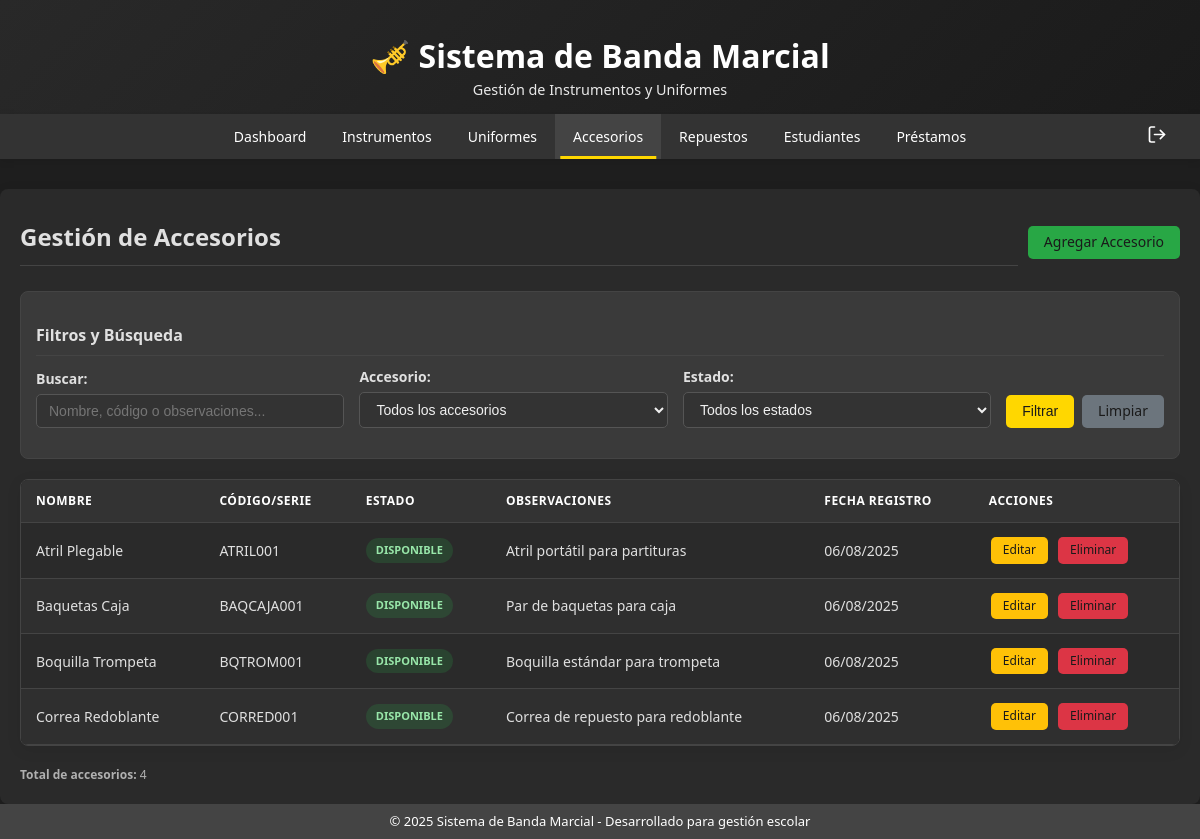
The page /modules/accesorios/index.php (signed in) on the database as committed earlier.
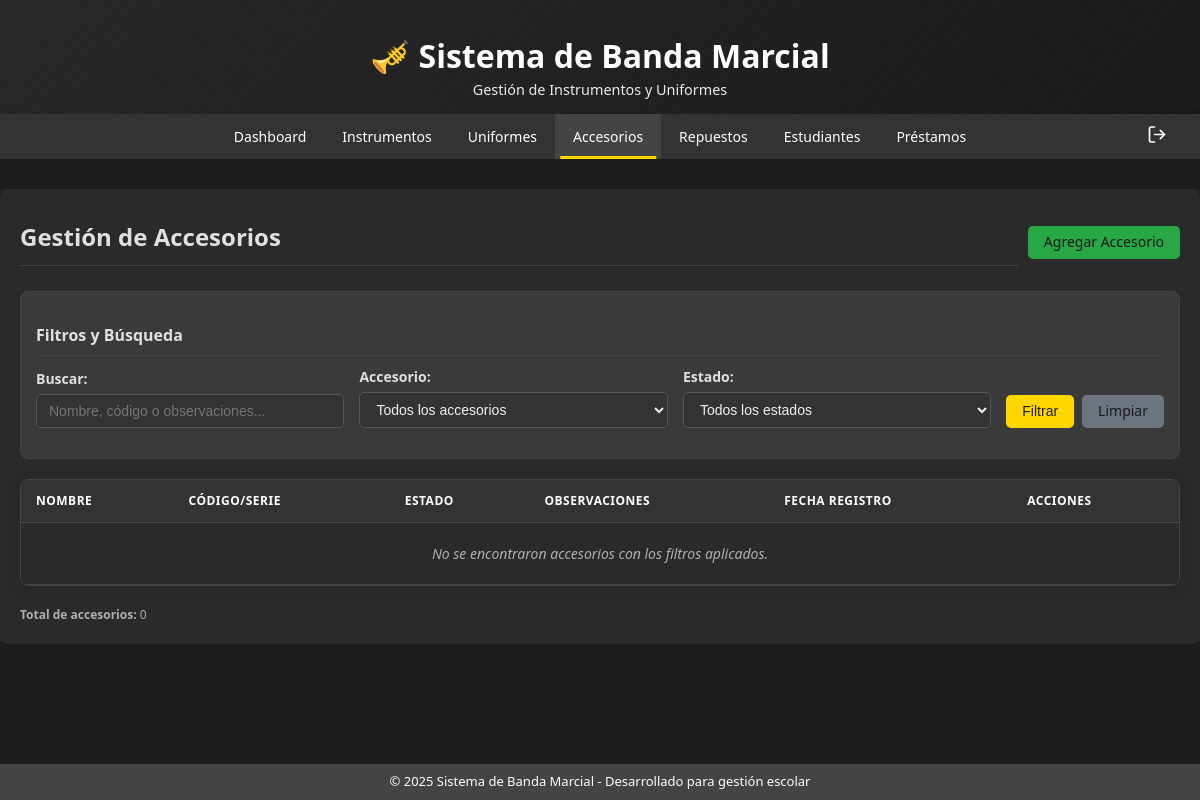
The same page on the database as committed later.
### tables this page shows
CREATE TABLE accesorios (
  id INT AUTO_INCREMENT PRIMARY KEY,
  nombre VARCHAR(100) NOT NULL,
  codigo_serie VARCHAR(50) UNIQUE NOT NULL,  
  estado ENUM('Disponible', 'Prestado', 'Dañado', 'En reparación') DEFAULT 'Disponible',  
  observaciones TEXT,
  fecha_registro TIMESTAMP DEFAULT CURRENT_TIMESTAMP,
  fecha_actualizacion TIMESTAMP DEFAULT CURRENT_TIMESTAMP ON UPDATE CURRENT_TIMESTAMP
);

### modules/accesorios/index.php (the view, shortened to what this page needs)
<?php
require_once '../../includes/header.php';
$conn = getDBConnection();
$buscar = isset($_GET['buscar']) ? $_GET['buscar'] : '';
$sql = "SELECT * FROM accesorios WHERE 1=1";
$params = [];
$sql .= " ORDER BY nombre, codigo_serie";
try {
    $stmt = $conn->prepare($sql);
    $stmt->execute($params);
    $accesorios = $stmt->fetchAll(PDO::FETCH_ASSOC);
} catch(PDOException $e) {
    echo "Error: " . $e->getMessage();
}
?>
<div class="main-content">
    <div class="header-actions">
        <h2>Gestión de Accesorios</h2>
        <div class="btn-group">
            <a href="crear.php" class="btn btn-success">Agregar Accesorio</a>
        </div>
    </div>
    <div class="filters">
        <h3>Filtros y Búsqueda</h3>
        <form method="GET">
            <div class="form-row">
                <div class="form-group">
                    <label>Buscar:</label>
                    <input type="text" name="buscar" class="form-control" placeholder="Nombre, código o observaciones..." value="<?php echo htmlspecialchars($buscar); ?>">
                </div>
                <div class="form-group">
                    <label>Accesorio:</label>
                    <select name="nombre" class="form-control">
                        <option value="">Todos los accesorios</option>
                    </select>
                </div>
                <div class="form-group">
                    <label>Estado:</label>
                    <select name="estado" class="form-control">
                        <option value="">Todos los estados</option>
                    </select>
                </div>
                <div class="form-group">
                    <div class="btn-group">
                        <button type="submit" class="btn">Filtrar</button>
                        <a href="index.php" class="btn btn-secondary">Limpiar</a>
                    </div>
                </div>
            </div>
        </form>
    </div>
    <div class="table-container">
        <table id="tabla-datos">
            <thead>
                <tr>
                    <th>Nombre</th>
                    <th>Código/Serie</th>
                    <th>Estado</th>
                    <th>Observaciones</th>
                    <th>Fecha Registro</th>
                    <th>Acciones</th>
                </tr>
            </thead>
            <tbody>
                <?php if (empty($accesorios)): ?>
                <tr>
                    <td colspan="6" class="no-results-cell">
                        No se encontraron accesorios con los filtros aplicados.
                    </td>
                </tr>
                <?php else: ?>
                <?php foreach ($accesorios as $accesorio): ?>
                <tr>
                    <td><?php echo htmlspecialchars($accesorio['nombre']); ?></td>
                    <td><?php echo htmlspecialchars($accesorio['codigo_serie']); ?></td>
                    <td>
                        <span class="estado estado-<?php echo strtolower(str_replace(' ', '-', $accesorio['estado'])); ?>">
                            <?php echo $accesorio['estado']; ?>
                        </span>
                    </td>
                    <td><?php echo htmlspecialchars($accesorio['observaciones']); ?></td>
                    <td><?php echo date('d/m/Y', strtotime($accesorio['fecha_registro'])); ?></td>
                    <td>
                        <div class="table-actions">
                            <a href="editar.php?id=<?php echo $accesorio['id']; ?>" class="btn btn-warning">Editar</a>
                            <a href="eliminar.php?id=<?php echo $accesorio['id']; ?>" class="btn btn-danger" onclick="return confirmarEliminacion('¿Está seguro de eliminar este accesorio?')">Eliminar</a>
                        </div>
                    </td>
                </tr>
                <?php endforeach; ?>
                <?php endif; ?>
            </tbody>
        </table>
    </div>
    <div class="text-small text-muted">
        <strong>Total de accesorios:</strong> <?php echo count($accesorios); ?>
    </div>
</div>
<?php require_once '../../includes/footer.php'; ?>

Rows that differ between the two databases and show on the page:
removed accesorios: nombre "Atril Plegable", codigo_serie "ATRIL001", estado "DISPONIBLE", observaciones "Atril portátil para partituras", fecha_registro "06/08/2025"
removed accesorios: nombre "Baquetas Caja", codigo_serie "BAQCAJA001", estado "DISPONIBLE", observaciones "Par de baquetas para caja", fecha_registro "06/08/2025"
removed accesorios: nombre "Boquilla Trompeta", codigo_serie "BQTROM001", estado "DISPONIBLE", observaciones "Boquilla estándar para trompeta", fecha_registro "06/08/2025"
removed accesorios: nombre "Correa Redoblante", codigo_serie "CORRED001", estado "DISPONIBLE", observaciones "Correa de repuesto para redoblante", fecha_registro "06/08/2025"
Other text that changed with them:
count($accesorios): "4" → "0"
text now shown: "No se encontraron accesorios con los filtros aplicados."
